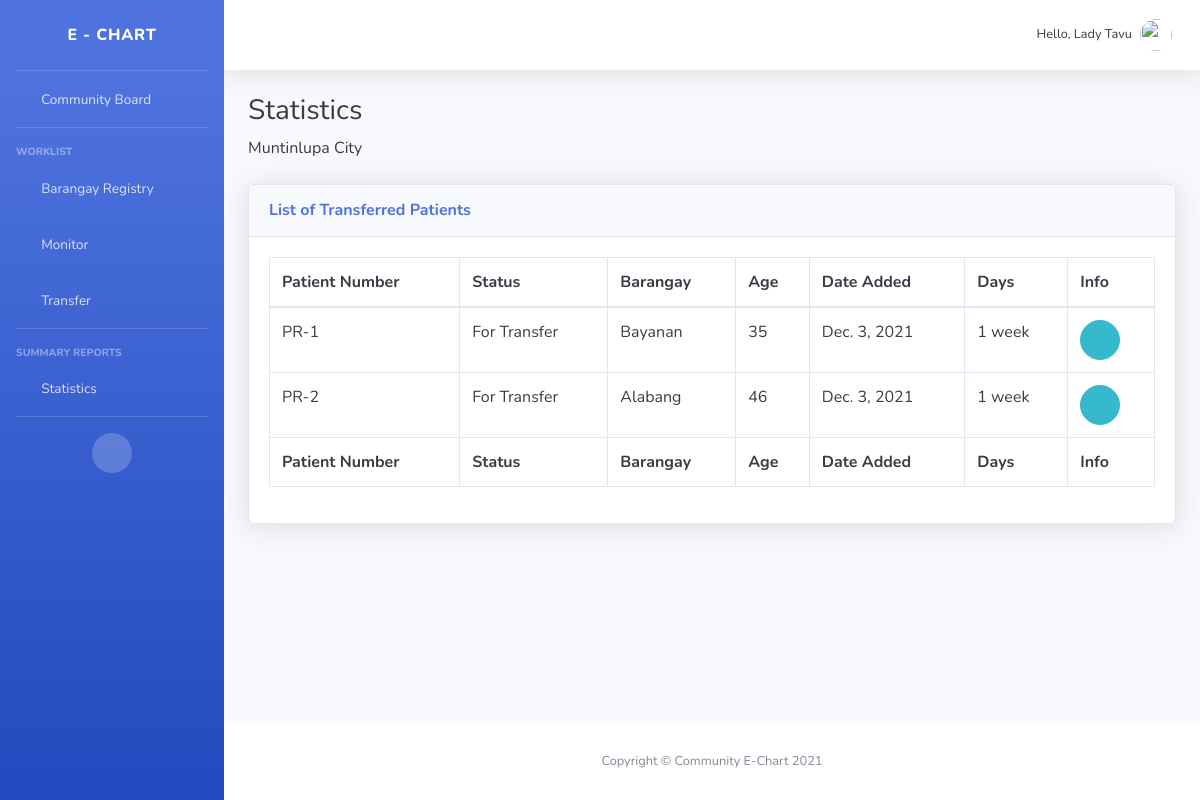
The app's page /listtransferred/ (signed in) with its own data.
### account/models.py (models this page shows, shortened)
class Account(AbstractBaseUser, PermissionsMixin):
    email = models.EmailField(verbose_name="email", max_length=60, unique=True)
    date_joined = models.DateTimeField(verbose_name="date joined", auto_now_add=True)
    last_login = models.DateTimeField(verbose_name="last login", auto_now_add=True)
    is_admin = models.BooleanField(default=False)
    is_active = models.BooleanField(default=True)
    is_staff = models.BooleanField(default=False)
    is_superuser = models.BooleanField(default=False)
    firstname = models.CharField(max_length=200, null=True, verbose_name="first name")
    lastname = models.CharField(max_length=200, null=True, verbose_name="last name")
    address = models.CharField(max_length=200, null=True)
    barangay = models.CharField(max_length=200, null=True)
    city = models.CharField(max_length=200, null=True)
    birthdate = models.DateField(verbose_name="birth date", blank=True)
    age = models.CharField(max_length=200, null=True, blank=True)
    gender = models.CharField(max_length=200, null=True, choices=(
                ('Male', 'Male'),
                ('Female', 'Female'),
    ))
    contactnumber = models.CharField(max_length=200, null=True, verbose_name="contact number")
    licensenumber = models.CharField(verbose_name = "license number", max_length=200, null=True)
    licenseexpiry = models.DateField(verbose_name= "license expiry", null=True)
    licensepic = models.ImageField(verbose_name= "license picture", null = True, blank=True, upload_to = "pic_uploads/")
    specialization = models.CharField(max_length=200, null=True, choices=(
                    ('General Practitioner', 'General Practitioner'),
                    ('Family Medicine', 'Family Medicine'),
    ))
    schedule = models.CharField(max_length=200, null=True, blank=True)
    employeenumber = models.CharField(verbose_name = "employee number", max_length=200, null=True)
    USERNAME_FIELD = 'email'
    REQUIRED_FIELDS = ['firstname', 'lastname', 'address', 'barangay', 'city', 'licensenumber', 'licenseexpiry', 'birthdate', 'age', 'gender', 'licensepic',
    'contactnumber', 'specialization', 'schedule']
    objects = MyAccountManager()
    def getFullName(self):
        return str(self.firstname + " " + self.lastname).title()
    def is_Doctor(self):
        return self.groups.filter(name="Doctors").exists()
    def is_LGU(self):
        return self.groups.filter(name="LGU Employees").exists()

### chart/models.py (models this page shows, shortened)
class Patient(models.Model):
    GENDER = (
                ('Male', 'Male'),
                ('Female', 'Female'),
    )
    BARANGAY = (
                    ('Alabang', 'Alabang'),
                    ('Ayala-Alabang', 'Ayala-Alabang'),
                    ('Bayanan', 'Bayanan'),
                    ('Buli', 'Buli'),
                    ('Cupang', 'Cupang'),
                    ('Poblacion', 'Poblacion'),
                    ('Putatan', 'Putatan'),
                    ('Sucat', 'Sucat'),
                    ('Tunasan', 'Tunasan'),
    )
    CITY = (
                ('Muntinlupa', 'Muntinlupa'),
    )
    FIRSTDOSE = (
                    ('Yes', 'Yes'),
                    ('No', 'No'),
    )
    SECONDDOSE = (
                    ('Yes', 'Yes'),
                    ('No', 'No'),
    )
    TELEMEDICINE = (
                        ('TelAventusMD', 'TelAventusMD'),
                        ('SeeYouDoc', 'SeeYouDoc'),
                        ('MedCheck', 'MedCheck'),
                        ('TeliMed', 'TeliMed'),
                        ('KonsultaMD', 'KonsultaMD'),
                        ('CloudPx', 'CloudPx'),
                        ('HealthNow', 'HealthNow'),
    )
    ANTIGENRESULT = (
                    ('Positive', 'Positive'),
                    ('Negative', 'Negative'),
    )
    RTPCRRESULT = (
                    ('Positive', 'Positive'),
                    ('Negative', 'Negative'),
    )
    XRAY = (
                    ('Chest Xray', 'Chest Xray'),
                    ('Film Array', 'Film Array'),
    )
    STATUS = (
                    ('Home Isolation', 'Home Isolation'),
                    ('For Referral', 'For Referral'),
                    ('For Transfer', 'For Transfer')
    )
    VACCINE = (
                    ('None', 'None'),
                    ('CoronaVac (Sinovac)', 'CoronaVac (Sinovac)'),
                    ('Gamaleya Sputnik V', 'Gamaleya Sputnik V'),
                    ('Johnson and Johnson\'s Janssen', 'Johnson and Johnson\'s Janssen'),
                    ('Bharat BioTech', 'Bharat BioTech'),
                    ('Moderna', 'Moderna'),
                    ('Sinopharm', 'Sinopharm')
    )
    name = models.CharField(max_length=200, null=True)
    age = models.CharField(max_length=200, null=True)
    gender = models.CharField(max_length=200, null=True, choices=GENDER)
    address = models.CharField(max_length=200, null=True)
    barangay = models.CharField(max_length=200, null=True, choices=BARANGAY)
    city = models.CharField(max_length=200, null=True, choices=CITY)
    numchild = models.CharField(max_length=200, null=True, blank=True)
    namechild = models.CharField(max_length=200, null=True, blank=True)
    contactnumber = models.CharField(max_length=200, null=True)
    email = models.CharField(max_length=200, null=True)
    vaccine = models.CharField(max_length=200, null=True, choices=VACCINE)
    firstdose = models.CharField(max_length=200, null=True, choices=FIRSTDOSE)
    seconddose = models.CharField(max_length=200, null=True, choices=SECONDDOSE)
    fdosedate = models.DateField(null=True, blank=True)
    sdosedate = models.DateField(null=True, blank=True)
    telemedicine = models.CharField(max_length=200, null=True, choices=TELEMEDICINE)
    antigenresult = models.CharField(max_length=200, null=True, choices=ANTIGENRESULT)
    antigendate = models.DateField(null=True)
    antigenfile = models.ImageField(verbose_name= "antigenfile", null = True, blank=True, upload_to = "pic_uploads/")
    rtpcrresult = models.CharField(max_length=200, null=True, choices=RTPCRRESULT)
    rtpcrdate = models.DateField(null=True)
    rtpcrfile = models.ImageField(verbose_name= "rtpcrfile", null = True, blank=True, upload_to = "pic_uploads/")
    xray = models.CharField(max_length=200, null=True, choices=XRAY)
    xraydate = models.DateField(null=True)
    xrayfile = models.ImageField(verbose_name= "xrayfile", null = True, blank=True, upload_to = "pic_uploads/")
    status = models.CharField(max_length=200, null=True, choices=STATUS)
    date_created = models.DateTimeField(auto_now_add=True, null=True)
    bmiheight = models.FloatField(max_length=200, null=True)
    bmiweight = models.FloatField(max_length=200, null=True)
    finalbmi = models.FloatField(max_length=200, null=True)
    QUESTION3 = (
                    ('Yes', 'Yes'),
                    ('No', 'No'),
    )
    QUESTION4 = (
                    ('Yes', 'Yes'),
                    ('No', 'No'),
    )
    startdate = models.DateField(null=True)
    lastdate = models.DateField(null=True)
    question3 = models.CharField(max_length=200, null=True, choices=QUESTION3)
    question4 = models.CharField(max_length=200, null=True, choices=QUESTION4)
    question5 = models.CharField(max_length=200, null=True)
    @property
    def is_recent(self):
        return (self.date_created + timedelta(days=14)) > datetime.today()

### chart/views.py (the view)
# urls.py: path('listtransferred/', views.listtransferred, name="listtransferred"),
@login_required(login_url='login')
def listtransferred(request):
    patients = Patient.objects.filter(status='For Transfer')
    return render(request, 'chart/listtransferred.html', {'patients':patients})

### chart/templates/chart/listtransferred.html
{% extends 'chart/navbar.html' %}
{% load static %}
{% block content %}
                    <h1 class="h3 mb-2 text-gray-900">Statistics</h1>
                    <p class="mb-4 text-gray-900">Muntinlupa City</p>
                    <div class="card shadow mb-4">
                        <div class="card-header py-3">
                            <h6 class="m-0 font-weight-bold text-primary">List of Transferred Patients</h6>
                        </div>
                        <div class="card-body">
                            <div class="table-responsive">
                                <table class="table table-bordered text-gray-900" id="dataTable" width="100%" cellspacing="0">
                                    <thead>
                                        <tr>
                                            <th>Patient Number</th>
                                            <th>Status</th>
                                            <th>Barangay</th>
                                            <th>Age</th>
                                            <th>Date Added</th>
                                            <th>Days</th>
                                            <th>Info</th>
                                        </tr>
                                    </thead>
                                    <tfoot>
                                        <tr>
                                            <th>Patient Number</th>
                                            <th>Status</th>
                                            <th>Barangay</th>
                                            <th>Age</th>
                                            <th>Date Added</th>
                                            <th>Days</th>
                                            <th>Info</th>
                                        </tr>
                                    </tfoot>
                                    <tbody>
                                        {% for i in patients %}
                                            {% if i.is_recent %}
                                                <tr>
                                                    <td>PR-{{i.id}}</td>
                                                    <td>{{i.status}}</td>
                                                    <td>{{i.barangay}}</td>
                                                    <td>{{i.age}}</td>
                                                    <td>{{i.date_created.date}}</td>
                                                    <td>{{i.date_created|timesince}}</td>
                                                    <td><a href="{% url 'patientinfo' i.id %}" class="btn btn-info btn-circle"><i class="fas fa-info-circle"></i></a></td>
                                                </tr>
                                            {% endif %}
                                        {% endfor %}
                                    </tbody>
                                </table>
                            </div>
                        </div>
                    </div>
{% endblock content %}

### chart/templates/chart/navbar.html (shortened to what this page needs)
{% load static %}
<!DOCTYPE html>
<html lang="en">
<head>
    <link href="{% static 'vendor/fontawesome-free/css/all.min.css' %}" rel="stylesheet" type="text/css">
    <link href="{% static 'css/sb-admin-2.min.css' %}" rel="stylesheet">
    <link href="{% static 'vendor/datatables/dataTables.bootstrap4.min.css' %}" rel="stylesheet">
</head>
<body id="page-top">
    <div id="wrapper">
        <ul class="navbar-nav bg-gradient-primary sidebar sidebar-dark accordion" id="accordionSidebar">
            <a class="sidebar-brand d-flex align-items-center justify-content-center" href="#">
                <div class="sidebar-brand-text mx-3">E - Chart</div>
            </a>
            <hr class="sidebar-divider my-0">
            <li class="nav-item {% if request.resolver_match.view_name == 'communityboard' %}active{% endif %}">
                <a class="nav-link" href="{% url 'communityboard' %}">
                    <i class="fas fa-fw fa-tachometer-alt"></i>
                    <span>Community Board</span></a>
            </li>
            <hr class="sidebar-divider">
            <div class="sidebar-heading">
                Worklist
            </div>
            {% if request.user.is_LGU %}
            <li class="nav-item {% if request.resolver_match.view_name == 'brgyregistry' %}active{% endif %}">
                <a class="nav-link" href="{% url 'brgyregistry' %}">
                    <i class="fas fa-fw fa-folder"></i>
                    <span>Barangay Registry</span></a>
            </li>
            {% endif %}
            {% if request.user.is_LGU %}
            <li class="nav-item {% if request.resolver_match.view_name == 'monitor' %}active{% endif %}">
                <a class="nav-link" href="{% url 'monitor' %}">
                    <i class="fas fa-fw fa-table"></i>
                    <span>Monitor</span></a>
            </li>
            {% endif %}
            <li class="nav-item {% if request.resolver_match.view_name == 'transfer' %}active{% endif %}">
                <a class="nav-link" href="{% url 'transfer' %}">
                    <i class="fas fa-fw fa-cog"></i>
                    <span>Transfer</span></a>
            </li>
            <hr class="sidebar-divider">
            <div class="sidebar-heading">
                Summary Reports
            </div>
            <li class="nav-item {% if request.resolver_match.view_name == 'statistics' %}active{% endif %}">
                <a class="nav-link" href="{% url 'statistics' %}">
                    <i class="fas fa-fw fa-chart-area"></i>
                    <span>Statistics</span></a>
            </li>
            <hr class="sidebar-divider d-none d-md-block">
            <div class="text-center d-none d-md-inline">
                <button class="rounded-circle border-0" id="sidebarToggle"></button>
            </div>
        </ul>
        <div id="content-wrapper" class="d-flex flex-column">
            <div id="content">
                <nav class="navbar navbar-expand navbar-light bg-white topbar mb-4 static-top shadow">
                    <ul class="navbar-nav ml-auto">
                        <li class="nav-item dropdown no-arrow">
                            <a class="nav-link dropdown-toggle" href="#" id="userDropdown" role="button"
                                data-toggle="dropdown" aria-haspopup="true" aria-expanded="false">
                                <span class="mr-2 d-none d-lg-inline text-gray-900 small">Hello, {{request.user.getFullName|title}}</span>
                                <img class="img-profile rounded-circle"
                                    src="{% static '/images/undraw_profile.svg' %}">
                            </a>
                        </li>
                    </ul>
                </nav>
                <div class="container-fluid">
                    {% block content %}
                    {% endblock content %}
                </div>
            </div>
            <footer class="sticky-footer bg-white">
                <div class="container my-auto">
                    <div class="copyright text-center my-auto">
                        <span>Copyright &copy; Community E-Chart 2021</span>
                    </div>
                </div>
            </footer>
        </div>
    </div>
</body>
</html>

### records on screen
Account: user.getFullName "Lady Tavu"
Patient: id "1", status "For Transfer", barangay "Bayanan", age "35", date_created "Dec. 3, 2021", date_created "1 week"
Patient: id "2", status "For Transfer", barangay "Alabang", age "46", date_created "Dec. 3, 2021", date_created "1 week"
